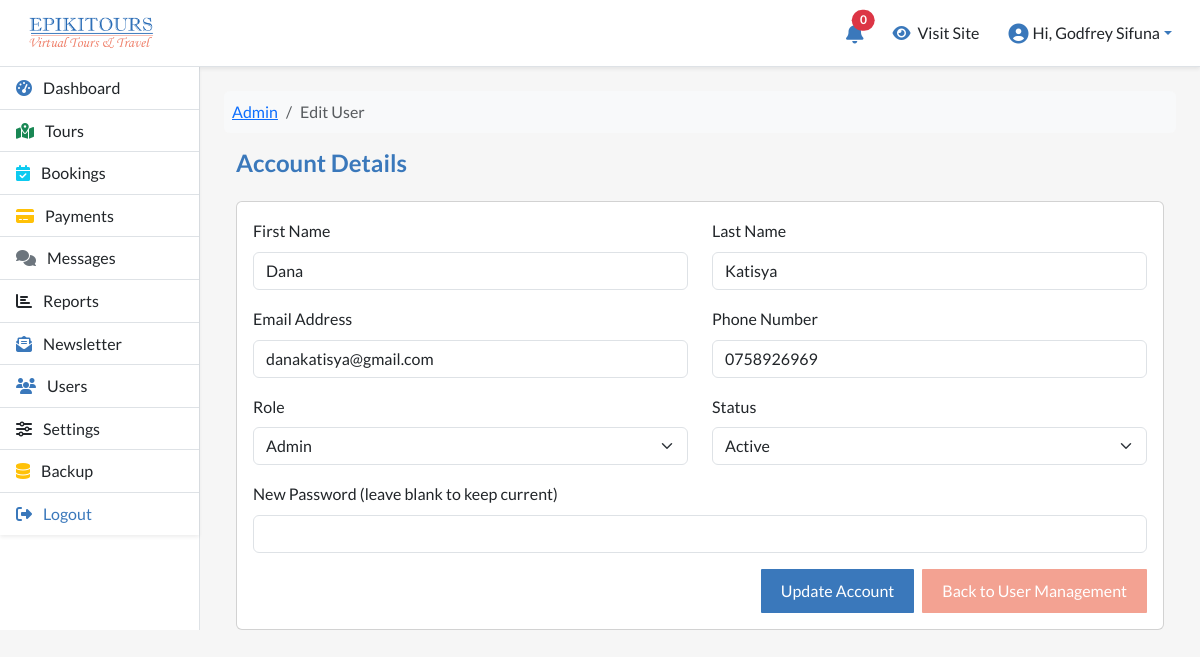
Screenshot of /manage/users/edit.php?id=5 (signed in) with the database file from the repository.
### tables this page shows
CREATE TABLE `epi_users` (
  `id` bigint NOT NULL,
  `first_name` varchar(100) NOT NULL,
  `last_name` varchar(100) NOT NULL,
  `email` varchar(150) NOT NULL,
  `password` varchar(255) NOT NULL,
  `phone` varchar(30) DEFAULT NULL,
  `user_role` enum('admin','guide','visitor') NOT NULL DEFAULT 'visitor',
  `profile_picture` varchar(255) DEFAULT NULL,
  `email_verified` tinyint(1) DEFAULT '0',
  `verification_token` varchar(255) DEFAULT NULL,
  `status` enum('dormant','active') NOT NULL DEFAULT 'active',
  `password_reset_token` varchar(255) DEFAULT NULL,
  `password_reset_expires` datetime DEFAULT NULL,
  `last_login` timestamp NULL DEFAULT NULL,
  `created_at` timestamp NOT NULL DEFAULT CURRENT_TIMESTAMP,
  `updated_at` timestamp NOT NULL DEFAULT CURRENT_TIMESTAMP ON UPDATE CURRENT_TIMESTAMP
);

### manage/users/edit.php (the view, shortened to what this page needs)
<?php
require_once __DIR__ . '/../../config/database.php';
function getEnumValues($pdo, $table, $column) {
    $stmt = $pdo->prepare("
        SELECT COLUMN_TYPE
        FROM INFORMATION_SCHEMA.COLUMNS
        WHERE TABLE_SCHEMA = DATABASE()
        AND TABLE_NAME = :table
        AND COLUMN_NAME = :column
    ");
    $stmt->execute([
        ':table' => $table,
        ':column' => $column
    ]);
    $row = $stmt->fetch(PDO::FETCH_ASSOC);
    if ($row) {
        preg_match("/^enum\((.*)\)$/", $row['COLUMN_TYPE'], $matches);
        return str_getcsv($matches[1], ",", "'");
    }
    return [];
}
$roleOptions = getEnumValues($pdo, 'epi_users', 'user_role');
$statusOptions = getEnumValues($pdo, 'epi_users', 'status');
$userId = (int) $_GET['id'];
$stmt = $pdo->prepare("SELECT * FROM epi_users WHERE id = :id LIMIT 1");
$stmt->execute([':id' => $userId]);
$user = $stmt->fetch(PDO::FETCH_ASSOC);
?>
<nav aria-label="breadcrumb">
    <ol class="breadcrumb bg-light p-2 rounded mb-3">
        <li class="breadcrumb-item"><a href="<?= BASE_URL ?>dashboard">Admin</a></li>
        <li class="breadcrumb-item active" aria-current="page">Edit User</li>
    </ol>
</nav>
<div class="d-flex">
    <div class="container-fluid">
        <h4 class="mb-0">Account Details</h4>
        <div class="card mt-4">
            <div class="card-body">
                <form method="POST">
                    <div class="row mb-3">
                        <div class="col-md-6">
                            <label class="form-label">First Name</label>
                            <input type="text" name="first_name" class="form-control" value="<?= htmlspecialchars($user['first_name']); ?>" readonly>
                        </div>
                        <div class="col-md-6">
                            <label class="form-label">Last Name</label>
                            <input type="text" name="last_name" class="form-control" value="<?= htmlspecialchars($user['last_name']); ?>" readonly>
                        </div>
                    </div>
                    <div class="row mb-3">
                        <div class="col-md-6">
                            <label class="form-label">Email Address</label>
                            <input type="email" name="email" class="form-control" value="<?= htmlspecialchars($user['email']); ?>">
                        </div>
                        <div class="col-md-6">
                            <label class="form-label">Phone Number</label>
                            <input type="text" name="phone" class="form-control" value="<?= htmlspecialchars($user['phone']); ?>">
                        </div>
                    </div>
                    <div class="row mb-3">
                        <div class="col-md-6">
                            <label class="form-label">Role</label>
                            <select name="user_role" class="form-select">
                                <?php foreach ($roleOptions as $role): ?>
                                    <option value="<?= htmlspecialchars($role) ?>"
                                        <?= $role === $user['user_role'] ? 'selected' : '' ?>>
                                        <?= ucfirst($role) ?>
                                    </option>
                                <?php endforeach; ?>
                            </select>
                        </div>
                        <div class="col-md-6">
                            <label class="form-label">Status</label>
                            <select name="status" class="form-select">
                                <?php foreach ($statusOptions as $status): ?>
                                    <option value="<?= htmlspecialchars($status) ?>"
                                        <?= $status === $user['status'] ? 'selected' : '' ?>>
                                        <?= ucfirst($status) ?>
                                    </option>
                                <?php endforeach; ?>
                            </select>
                        </div>
                    </div>
                    <div class="mb-3">
                        <label class="form-label">New Password (leave blank to keep current)</label>
                        <input type="password" name="new_password" class="form-control" value="" autocomplete="off">
                    </div>
                    <div class="d-flex justify-content-end gap-2">
                        <button type="submit" class="btn btn-primary">Update Account</button>
                        <a href="index.php" class="btn btn-secondary text-decoration-none">Back to User Management</a>
                    </div>
                </form>
            </div>
        </div>
    </div>
</div>
<?php
include BASE_PATH . 'layouts/admin-layout.php';
?>

### manage/css/custom.css (style rules this page uses)
:root { --primary-color: #3a78bb; --secondary-color: #f3a292; --tertiary-color: #E0F7FA; --white-color: #ffffff; --black-color: #000000; --pale-grey: #f6f6f6; --dark-grey: #333333; }
body { font-family: 'lato', sans-serif; background-color: var(--pale-grey); color: var(--black-color); margin: 0; padding: 0; line-height: 1.6; }
.btn-primary { background-color: var(--primary-color); color: var(--white-color); border: none; padding: 10px 20px; border-radius: 1px; transition: background-color 0.3s ease; }
.btn-secondary { background-color: var(--secondary-color); color: var(--white-color); border: none; padding: 10px 20px; border-radius: 1px; transition: background-color 0.3s ease; }
html { scroll-behavior: smooth; }
h4 { font-weight: 600; color: var(--primary-color); }
.bg-light { transition: box-shadow 0.3s ease-in-out; }
.card { transition: transform 0.4s ease-in-out, box-shadow 0.3s ease-in-out; }
.btn-primary { background-color: var(--primary-color); border-color: var(--primary-color); transition: background-color 0.3s ease-in-out, transform 0.2s ease; }

### rows the page displays
epi_users: first_name "Dana", last_name "Katisya", email "danakatisya@gmail.com", phone "0758926969", user_role "Admin", status "Active"

### other values shown
$unreadCount "0"
$_SESSION['user_name'] "Godfrey Sifuna"
